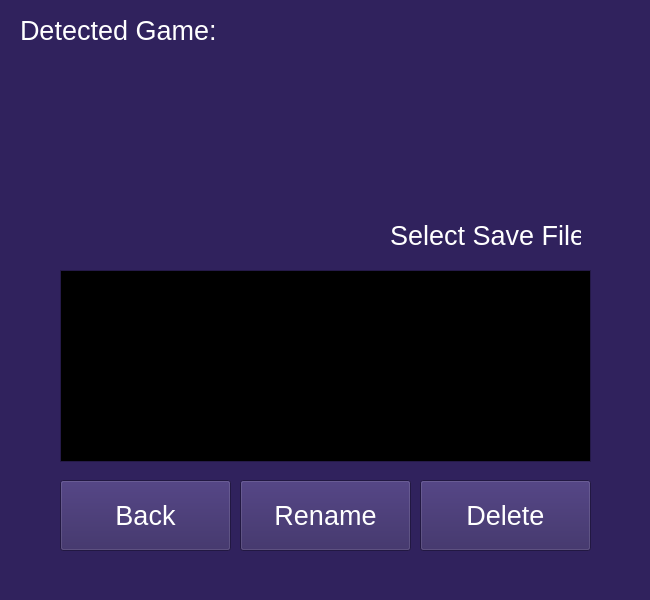
<?xml version="1.0" encoding="UTF-8"?>
<ui version="4.0">
 <class>browse_saves</class>
 <widget class="QFrame" name="browse_saves">
  <property name="geometry">
   <rect>
    <x>0</x>
    <y>0</y>
    <width>650</width>
    <height>600</height>
   </rect>
  </property>
  <property name="palette">
   <palette>
    <active>
     <colorrole role="WindowText">
      <brush brushstyle="SolidPattern">
       <color alpha="255">
        <red>255</red>
        <green>255</green>
        <blue>255</blue>
       </color>
      </brush>
     </colorrole>
     <colorrole role="Button">
      <brush brushstyle="SolidPattern">
       <color alpha="255">
        <red>48</red>
        <green>34</green>
        <blue>93</blue>
       </color>
      </brush>
     </colorrole>
     <colorrole role="Light">
      <brush brushstyle="SolidPattern">
       <color alpha="255">
        <red>72</red>
        <green>51</green>
        <blue>139</blue>
       </color>
      </brush>
     </colorrole>
     <colorrole role="Midlight">
      <brush brushstyle="SolidPattern">
       <color alpha="255">
        <red>60</red>
        <green>42</green>
        <blue>116</blue>
       </color>
      </brush>
     </colorrole>
     <colorrole role="Dark">
      <brush brushstyle="SolidPattern">
       <color alpha="255">
        <red>24</red>
        <green>17</green>
        <blue>46</blue>
       </color>
      </brush>
     </colorrole>
     <colorrole role="Mid">
      <brush brushstyle="SolidPattern">
       <color alpha="255">
        <red>32</red>
        <green>23</green>
        <blue>62</blue>
       </color>
      </brush>
     </colorrole>
     <colorrole role="Text">
      <brush brushstyle="SolidPattern">
       <color alpha="255">
        <red>255</red>
        <green>255</green>
        <blue>255</blue>
       </color>
      </brush>
     </colorrole>
     <colorrole role="BrightText">
      <brush brushstyle="SolidPattern">
       <color alpha="255">
        <red>255</red>
        <green>255</green>
        <blue>255</blue>
       </color>
      </brush>
     </colorrole>
     <colorrole role="ButtonText">
      <brush brushstyle="SolidPattern">
       <color alpha="255">
        <red>255</red>
        <green>255</green>
        <blue>255</blue>
       </color>
      </brush>
     </colorrole>
     <colorrole role="Base">
      <brush brushstyle="SolidPattern">
       <color alpha="255">
        <red>0</red>
        <green>0</green>
        <blue>0</blue>
       </color>
      </brush>
     </colorrole>
     <colorrole role="Window">
      <brush brushstyle="SolidPattern">
       <color alpha="255">
        <red>48</red>
        <green>34</green>
        <blue>93</blue>
       </color>
      </brush>
     </colorrole>
     <colorrole role="Shadow">
      <brush brushstyle="SolidPattern">
       <color alpha="255">
        <red>0</red>
        <green>0</green>
        <blue>0</blue>
       </color>
      </brush>
     </colorrole>
     <colorrole role="AlternateBase">
      <brush brushstyle="SolidPattern">
       <color alpha="255">
        <red>24</red>
        <green>17</green>
        <blue>46</blue>
       </color>
      </brush>
     </colorrole>
     <colorrole role="ToolTipBase">
      <brush brushstyle="SolidPattern">
       <color alpha="255">
        <red>255</red>
        <green>255</green>
        <blue>220</blue>
       </color>
      </brush>
     </colorrole>
     <colorrole role="ToolTipText">
      <brush brushstyle="SolidPattern">
       <color alpha="255">
        <red>0</red>
        <green>0</green>
        <blue>0</blue>
       </color>
      </brush>
     </colorrole>
     <colorrole role="PlaceholderText">
      <brush brushstyle="SolidPattern">
       <color alpha="127">
        <red>255</red>
        <green>255</green>
        <blue>255</blue>
       </color>
      </brush>
     </colorrole>
     <colorrole role="Accent">
      <brush brushstyle="SolidPattern">
       <color alpha="255">
        <red>0</red>
        <green>0</green>
        <blue>0</blue>
       </color>
      </brush>
     </colorrole>
    </active>
    <inactive>
     <colorrole role="WindowText">
      <brush brushstyle="SolidPattern">
       <color alpha="255">
        <red>255</red>
        <green>255</green>
        <blue>255</blue>
       </color>
      </brush>
     </colorrole>
     <colorrole role="Button">
      <brush brushstyle="SolidPattern">
       <color alpha="255">
        <red>48</red>
        <green>34</green>
        <blue>93</blue>
       </color>
      </brush>
     </colorrole>
     <colorrole role="Light">
      <brush brushstyle="SolidPattern">
       <color alpha="255">
        <red>72</red>
        <green>51</green>
        <blue>139</blue>
       </color>
      </brush>
     </colorrole>
     <colorrole role="Midlight">
      <brush brushstyle="SolidPattern">
       <color alpha="255">
        <red>60</red>
        <green>42</green>
        <blue>116</blue>
       </color>
      </brush>
     </colorrole>
     <colorrole role="Dark">
      <brush brushstyle="SolidPattern">
       <color alpha="255">
        <red>24</red>
        <green>17</green>
        <blue>46</blue>
       </color>
      </brush>
     </colorrole>
     <colorrole role="Mid">
      <brush brushstyle="SolidPattern">
       <color alpha="255">
        <red>32</red>
        <green>23</green>
        <blue>62</blue>
       </color>
      </brush>
     </colorrole>
     <colorrole role="Text">
      <brush brushstyle="SolidPattern">
       <color alpha="255">
        <red>255</red>
        <green>255</green>
        <blue>255</blue>
       </color>
      </brush>
     </colorrole>
     <colorrole role="BrightText">
      <brush brushstyle="SolidPattern">
       <color alpha="255">
        <red>255</red>
        <green>255</green>
        <blue>255</blue>
       </color>
      </brush>
     </colorrole>
     <colorrole role="ButtonText">
      <brush brushstyle="SolidPattern">
       <color alpha="255">
        <red>255</red>
        <green>255</green>
        <blue>255</blue>
       </color>
      </brush>
     </colorrole>
     <colorrole role="Base">
      <brush brushstyle="SolidPattern">
       <color alpha="255">
        <red>0</red>
        <green>0</green>
        <blue>0</blue>
       </color>
      </brush>
     </colorrole>
     <colorrole role="Window">
      <brush brushstyle="SolidPattern">
       <color alpha="255">
        <red>48</red>
        <green>34</green>
        <blue>93</blue>
       </color>
      </brush>
     </colorrole>
     <colorrole role="Shadow">
      <brush brushstyle="SolidPattern">
       <color alpha="255">
        <red>0</red>
        <green>0</green>
        <blue>0</blue>
       </color>
      </brush>
     </colorrole>
     <colorrole role="AlternateBase">
      <brush brushstyle="SolidPattern">
       <color alpha="255">
        <red>24</red>
        <green>17</green>
        <blue>46</blue>
       </color>
      </brush>
     </colorrole>
     <colorrole role="ToolTipBase">
      <brush brushstyle="SolidPattern">
       <color alpha="255">
        <red>255</red>
        <green>255</green>
        <blue>220</blue>
       </color>
      </brush>
     </colorrole>
     <colorrole role="ToolTipText">
      <brush brushstyle="SolidPattern">
       <color alpha="255">
        <red>0</red>
        <green>0</green>
        <blue>0</blue>
       </color>
      </brush>
     </colorrole>
     <colorrole role="PlaceholderText">
      <brush brushstyle="SolidPattern">
       <color alpha="127">
        <red>255</red>
        <green>255</green>
        <blue>255</blue>
       </color>
      </brush>
     </colorrole>
     <colorrole role="Accent">
      <brush brushstyle="SolidPattern">
       <color alpha="255">
        <red>0</red>
        <green>0</green>
        <blue>0</blue>
       </color>
      </brush>
     </colorrole>
    </inactive>
    <disabled>
     <colorrole role="WindowText">
      <brush brushstyle="SolidPattern">
       <color alpha="255">
        <red>24</red>
        <green>17</green>
        <blue>46</blue>
       </color>
      </brush>
     </colorrole>
     <colorrole role="Button">
      <brush brushstyle="SolidPattern">
       <color alpha="255">
        <red>48</red>
        <green>34</green>
        <blue>93</blue>
       </color>
      </brush>
     </colorrole>
     <colorrole role="Light">
      <brush brushstyle="SolidPattern">
       <color alpha="255">
        <red>72</red>
        <green>51</green>
        <blue>139</blue>
       </color>
      </brush>
     </colorrole>
     <colorrole role="Midlight">
      <brush brushstyle="SolidPattern">
       <color alpha="255">
        <red>60</red>
        <green>42</green>
        <blue>116</blue>
       </color>
      </brush>
     </colorrole>
     <colorrole role="Dark">
      <brush brushstyle="SolidPattern">
       <color alpha="255">
        <red>24</red>
        <green>17</green>
        <blue>46</blue>
       </color>
      </brush>
     </colorrole>
     <colorrole role="Mid">
      <brush brushstyle="SolidPattern">
       <color alpha="255">
        <red>32</red>
        <green>23</green>
        <blue>62</blue>
       </color>
      </brush>
     </colorrole>
     <colorrole role="Text">
      <brush brushstyle="SolidPattern">
       <color alpha="255">
        <red>24</red>
        <green>17</green>
        <blue>46</blue>
       </color>
      </brush>
     </colorrole>
     <colorrole role="BrightText">
      <brush brushstyle="SolidPattern">
       <color alpha="255">
        <red>255</red>
        <green>255</green>
        <blue>255</blue>
       </color>
      </brush>
     </colorrole>
     <colorrole role="ButtonText">
      <brush brushstyle="SolidPattern">
       <color alpha="255">
        <red>24</red>
        <green>17</green>
        <blue>46</blue>
       </color>
      </brush>
     </colorrole>
     <colorrole role="Base">
      <brush brushstyle="SolidPattern">
       <color alpha="255">
        <red>48</red>
        <green>34</green>
        <blue>93</blue>
       </color>
      </brush>
     </colorrole>
     <colorrole role="Window">
      <brush brushstyle="SolidPattern">
       <color alpha="255">
        <red>48</red>
        <green>34</green>
        <blue>93</blue>
       </color>
      </brush>
     </colorrole>
     <colorrole role="Shadow">
      <brush brushstyle="SolidPattern">
       <color alpha="255">
        <red>0</red>
        <green>0</green>
        <blue>0</blue>
       </color>
      </brush>
     </colorrole>
     <colorrole role="AlternateBase">
      <brush brushstyle="SolidPattern">
       <color alpha="255">
        <red>48</red>
        <green>34</green>
        <blue>93</blue>
       </color>
      </brush>
     </colorrole>
     <colorrole role="ToolTipBase">
      <brush brushstyle="SolidPattern">
       <color alpha="255">
        <red>255</red>
        <green>255</green>
        <blue>220</blue>
       </color>
      </brush>
     </colorrole>
     <colorrole role="ToolTipText">
      <brush brushstyle="SolidPattern">
       <color alpha="255">
        <red>0</red>
        <green>0</green>
        <blue>0</blue>
       </color>
      </brush>
     </colorrole>
     <colorrole role="PlaceholderText">
      <brush brushstyle="SolidPattern">
       <color alpha="127">
        <red>24</red>
        <green>17</green>
        <blue>46</blue>
       </color>
      </brush>
     </colorrole>
     <colorrole role="Accent">
      <brush brushstyle="SolidPattern">
       <color alpha="255">
        <red>34</red>
        <green>24</green>
        <blue>65</blue>
       </color>
      </brush>
     </colorrole>
    </disabled>
   </palette>
  </property>
  <property name="windowTitle">
   <string>Frame</string>
  </property>
  <property name="autoFillBackground">
   <bool>true</bool>
  </property>
  <widget class="QListView" name="save_list">
   <property name="geometry">
    <rect>
     <x>60</x>
     <y>270</y>
     <width>531</width>
     <height>192</height>
    </rect>
   </property>
   <property name="font">
    <font>
     <pointsize>20</pointsize>
    </font>
   </property>
   <property name="editTriggers">
    <set>QAbstractItemView::EditTrigger::NoEditTriggers</set>
   </property>
  </widget>
  <widget class="QPushButton" name="rename_button">
   <property name="geometry">
    <rect>
     <x>240</x>
     <y>480</y>
     <width>171</width>
     <height>71</height>
    </rect>
   </property>
   <property name="font">
    <font>
     <pointsize>20</pointsize>
    </font>
   </property>
   <property name="text">
    <string>Rename</string>
   </property>
  </widget>
  <widget class="QLabel" name="det_game_label">
   <property name="geometry">
    <rect>
     <x>20</x>
     <y>10</y>
     <width>201</width>
     <height>41</height>
    </rect>
   </property>
   <property name="font">
    <font>
     <pointsize>20</pointsize>
    </font>
   </property>
   <property name="text">
    <string>Detected Game:</string>
   </property>
  </widget>
  <widget class="QLabel" name="select_save_label">
   <property name="geometry">
    <rect>
     <x>390</x>
     <y>210</y>
     <width>191</width>
     <height>51</height>
    </rect>
   </property>
   <property name="font">
    <font>
     <pointsize>20</pointsize>
    </font>
   </property>
   <property name="text">
    <string>Select Save File</string>
   </property>
  </widget>
  <widget class="QLabel" name="game_details">
   <property name="geometry">
    <rect>
     <x>360</x>
     <y>50</y>
     <width>261</width>
     <height>141</height>
    </rect>
   </property>
   <property name="font">
    <font>
     <pointsize>20</pointsize>
    </font>
   </property>
   <property name="text">
    <string/>
   </property>
  </widget>
  <widget class="QPushButton" name="back_button">
   <property name="geometry">
    <rect>
     <x>60</x>
     <y>480</y>
     <width>171</width>
     <height>71</height>
    </rect>
   </property>
   <property name="font">
    <font>
     <pointsize>20</pointsize>
    </font>
   </property>
   <property name="text">
    <string>Back</string>
   </property>
  </widget>
  <widget class="QPushButton" name="delete_button">
   <property name="geometry">
    <rect>
     <x>420</x>
     <y>480</y>
     <width>171</width>
     <height>71</height>
    </rect>
   </property>
   <property name="font">
    <font>
     <pointsize>20</pointsize>
    </font>
   </property>
   <property name="text">
    <string>Delete</string>
   </property>
  </widget>
  <widget class="QLabel" name="cart_image">
   <property name="geometry">
    <rect>
     <x>50</x>
     <y>70</y>
     <width>240</width>
     <height>180</height>
    </rect>
   </property>
   <property name="text">
    <string/>
   </property>
   <property name="alignment">
    <set>Qt::AlignmentFlag::AlignCenter</set>
   </property>
  </widget>
 </widget>
 <resources/>
 <connections/>
</ui>
